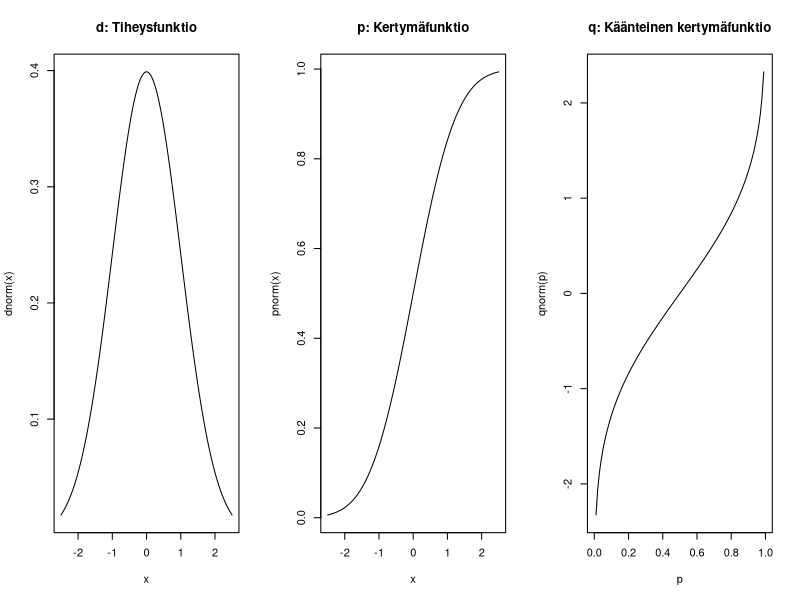
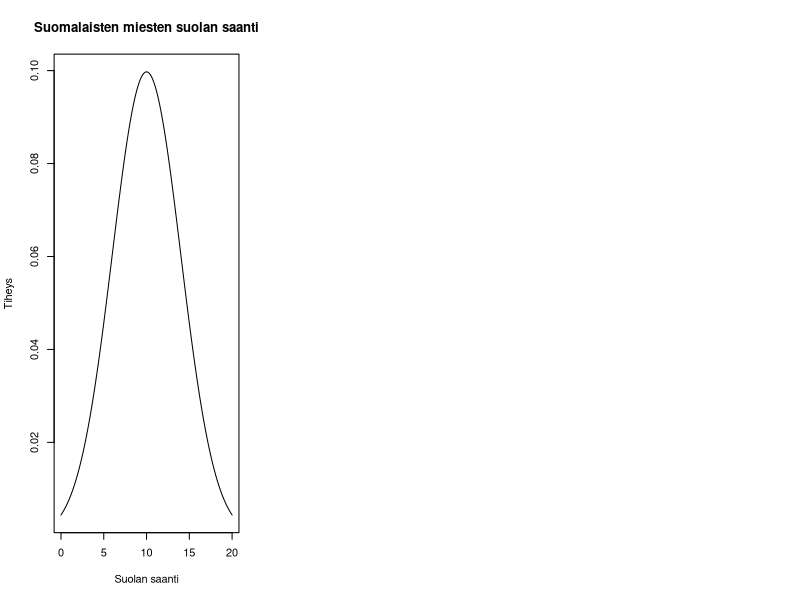

The R script that drew these images, in order:
## ---- chunk 1
x <- seq(-2.5, 2.5, by = 0.01)
p <- seq(0, 1, by = 0.01)
par(mfrow = c(1,3))
plot(x, dnorm(x), type = "l", main = "d: Tiheysfunktio")
plot(x, pnorm(x), type = "l", main = "p: Kertymäfunktio")
plot(p, qnorm(p), type ="l", main = "q: Käänteinen kertymäfunktio")
## ---- chunk 2
# Sequential vector  of salt consumption
salt <- seq(0, 20, by = 0.1)
# Density function
density <- dnorm(salt, mean = 10, sd = 4)
# Line plot
plot(
  salt, density, type = "l",
  xlab = "Suolan saanti", 
  ylab = "Tiheys",
  main = "Suomalaisten miesten suolan saanti"
)
## ---- chunk 3
pnorm(5, mean = 10, sd = 4)
## ---- chunk 4
pnorm(7, mean = 10, sd = 4, lower.tail = FALSE)
## ---- chunk 5
qnorm(0.1, mean = 10, sd = 4, lower.tail = FALSE)
qnorm(0.9, mean = 10, sd = 4)
